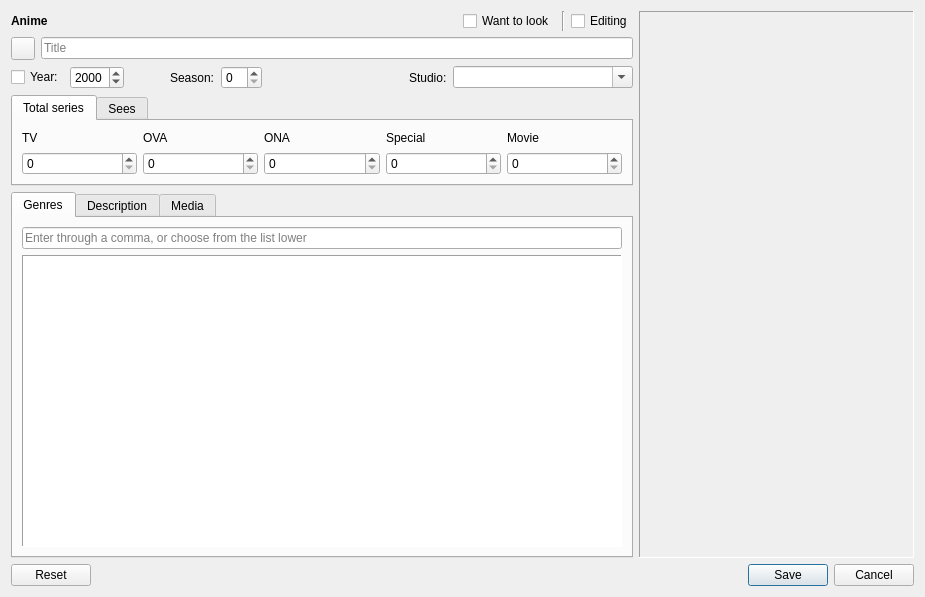
<?xml version="1.0" encoding="UTF-8"?>
<ui version="4.0">
 <class>DialogAddAnime</class>
 <widget class="QDialog" name="DialogAddAnime">
  <property name="geometry">
   <rect>
    <x>0</x>
    <y>0</y>
    <width>925</width>
    <height>597</height>
   </rect>
  </property>
  <property name="windowTitle">
   <string>Add anime</string>
  </property>
  <property name="windowIcon">
   <iconset resource="resource.qrc">
    <normaloff>:/images/DBA_Icon.png</normaloff>:/images/DBA_Icon.png</iconset>
  </property>
  <property name="locale">
   <locale language="English" country="UnitedKingdom"/>
  </property>
  <layout class="QVBoxLayout" name="verticalLayout">
   <item>
    <layout class="QHBoxLayout" name="HLay_0">
     <item>
      <layout class="QVBoxLayout" name="VLay_0">
       <property name="sizeConstraint">
        <enum>QLayout::SetDefaultConstraint</enum>
       </property>
       <item>
        <layout class="QHBoxLayout" name="HLay_1">
         <item>
          <widget class="QLabel" name="label">
           <property name="font">
            <font>
             <weight>75</weight>
             <bold>true</bold>
            </font>
           </property>
           <property name="text">
            <string>Anime</string>
           </property>
          </widget>
         </item>
         <item>
          <spacer name="HSpacer_0">
           <property name="orientation">
            <enum>Qt::Horizontal</enum>
           </property>
           <property name="sizeHint" stdset="0">
            <size>
             <width>40</width>
             <height>20</height>
            </size>
           </property>
          </spacer>
         </item>
         <item>
          <widget class="QCheckBox" name="CheckBox_LookLater">
           <property name="whatsThis">
            <string>If you want to look at this anime later - deliver a checkbox for display it in the special filter</string>
           </property>
           <property name="text">
            <string>Want to look</string>
           </property>
          </widget>
         </item>
         <item>
          <widget class="Line" name="line">
           <property name="orientation">
            <enum>Qt::Vertical</enum>
           </property>
          </widget>
         </item>
         <item>
          <widget class="QCheckBox" name="CheckBox_Editing">
           <property name="whatsThis">
            <string>If you didn't finish editing - deliver a checkbox for display it in the special filter</string>
           </property>
           <property name="text">
            <string>Editing</string>
           </property>
          </widget>
         </item>
        </layout>
       </item>
       <item>
        <layout class="QHBoxLayout" name="horizontalLayout">
         <item>
          <widget class="QToolButton" name="TBtn_Search">
           <property name="toolTip">
            <string>Search on shikimori.org</string>
           </property>
           <property name="icon">
            <iconset resource="resource.qrc">
             <normaloff>:/images/search.png</normaloff>:/images/search.png</iconset>
           </property>
          </widget>
         </item>
         <item>
          <widget class="QLineEdit" name="LineEdit_Title">
           <property name="maxLength">
            <number>128</number>
           </property>
           <property name="dragEnabled">
            <bool>true</bool>
           </property>
           <property name="placeholderText">
            <string>Title</string>
           </property>
          </widget>
         </item>
        </layout>
       </item>
       <item>
        <layout class="QVBoxLayout" name="VLay_OrigTitle">
         <property name="topMargin">
          <number>0</number>
         </property>
        </layout>
       </item>
       <item>
        <layout class="QHBoxLayout" name="HLay_DirectorAndSound">
         <property name="topMargin">
          <number>0</number>
         </property>
        </layout>
       </item>
       <item>
        <layout class="QHBoxLayout" name="horizontalLayout_2">
         <property name="topMargin">
          <number>0</number>
         </property>
         <item>
          <widget class="QCheckBox" name="CBox_Year">
           <property name="whatsThis">
            <string>If this checkbox isn't active - year won't be displayed</string>
           </property>
           <property name="text">
            <string>Year:</string>
           </property>
          </widget>
         </item>
         <item>
          <widget class="QSpinBox" name="SpinBox_Year">
           <property name="whatsThis">
            <string>You can use a mouse wheel for value change</string>
           </property>
           <property name="minimum">
            <number>1900</number>
           </property>
           <property name="maximum">
            <number>9999</number>
           </property>
           <property name="value">
            <number>2000</number>
           </property>
          </widget>
         </item>
         <item>
          <spacer name="HSpacer_1">
           <property name="orientation">
            <enum>Qt::Horizontal</enum>
           </property>
           <property name="sizeType">
            <enum>QSizePolicy::Minimum</enum>
           </property>
           <property name="sizeHint" stdset="0">
            <size>
             <width>40</width>
             <height>20</height>
            </size>
           </property>
          </spacer>
         </item>
         <item>
          <widget class="QLabel" name="Lbl_Season">
           <property name="text">
            <string>Season:</string>
           </property>
          </widget>
         </item>
         <item>
          <widget class="QSpinBox" name="SpinBox_Season">
           <property name="whatsThis">
            <string>You can use a mouse wheel for value change</string>
           </property>
          </widget>
         </item>
         <item>
          <spacer name="HSpacer_2">
           <property name="orientation">
            <enum>Qt::Horizontal</enum>
           </property>
           <property name="sizeHint" stdset="0">
            <size>
             <width>40</width>
             <height>20</height>
            </size>
           </property>
          </spacer>
         </item>
         <item>
          <widget class="QLabel" name="Lbl_Studio">
           <property name="text">
            <string>Studio:</string>
           </property>
          </widget>
         </item>
         <item>
          <widget class="QComboBox" name="ComboBox_Studio">
           <property name="maximumSize">
            <size>
             <width>180</width>
             <height>16777215</height>
            </size>
           </property>
           <property name="whatsThis">
            <string>You can use a mouse wheel for value change</string>
           </property>
           <property name="inputMethodHints">
            <set>Qt::ImhSensitiveData</set>
           </property>
           <property name="editable">
            <bool>true</bool>
           </property>
           <property name="currentText">
            <string notr="true"/>
           </property>
           <property name="currentIndex">
            <number>0</number>
           </property>
           <property name="maxVisibleItems">
            <number>15</number>
           </property>
           <property name="duplicatesEnabled">
            <bool>false</bool>
           </property>
           <property name="frame">
            <bool>true</bool>
           </property>
           <item>
            <property name="text">
             <string/>
            </property>
           </item>
           <item>
            <property name="text">
             <string notr="true">5pb</string>
            </property>
           </item>
           <item>
            <property name="text">
             <string notr="true">8bit</string>
            </property>
           </item>
           <item>
            <property name="text">
             <string notr="true">A.C.G.T.</string>
            </property>
           </item>
           <item>
            <property name="text">
             <string notr="true">A-1 Pictures</string>
            </property>
           </item>
           <item>
            <property name="text">
             <string notr="true">ACTAS</string>
            </property>
           </item>
           <item>
            <property name="text">
             <string notr="true">AIC A.S.T.A.</string>
            </property>
           </item>
           <item>
            <property name="text">
             <string notr="true">AIC PLUS</string>
            </property>
           </item>
           <item>
            <property name="text">
             <string notr="true">AIC Spirits</string>
            </property>
           </item>
           <item>
            <property name="text">
             <string notr="true">AIC</string>
            </property>
           </item>
           <item>
            <property name="text">
             <string notr="true">Animac</string>
            </property>
           </item>
           <item>
            <property name="text">
             <string notr="true">ANIMATE</string>
            </property>
           </item>
           <item>
            <property name="text">
             <string notr="true">Animax</string>
            </property>
           </item>
           <item>
            <property name="text">
             <string notr="true">Aniplex</string>
            </property>
           </item>
           <item>
            <property name="text">
             <string notr="true">Appp</string>
            </property>
           </item>
           <item>
            <property name="text">
             <string notr="true">ARMS</string>
            </property>
           </item>
           <item>
            <property name="text">
             <string notr="true">Artland</string>
            </property>
           </item>
           <item>
            <property name="text">
             <string notr="true">ARTMIC Studios</string>
            </property>
           </item>
           <item>
            <property name="text">
             <string notr="true">Asahi Production</string>
            </property>
           </item>
           <item>
            <property name="text">
             <string notr="true">Ashi Productions</string>
            </property>
           </item>
           <item>
            <property name="text">
             <string notr="true">Asia-Do</string>
            </property>
           </item>
           <item>
            <property name="text">
             <string notr="true">Asread</string>
            </property>
           </item>
           <item>
            <property name="text">
             <string notr="true">Aubeck</string>
            </property>
           </item>
           <item>
            <property name="text">
             <string notr="true">Bandai Visual</string>
            </property>
           </item>
           <item>
            <property name="text">
             <string notr="true">Bee Train</string>
            </property>
           </item>
           <item>
            <property name="text">
             <string notr="true">BeSTACK</string>
            </property>
           </item>
           <item>
            <property name="text">
             <string notr="true">Bones</string>
            </property>
           </item>
           <item>
            <property name="text">
             <string notr="true">Brains Base</string>
            </property>
           </item>
           <item>
            <property name="text">
             <string notr="true">BS-j</string>
            </property>
           </item>
           <item>
            <property name="text">
             <string notr="true">Chaos Project</string>
            </property>
           </item>
           <item>
            <property name="text">
             <string notr="true">Cherry Lips</string>
            </property>
           </item>
           <item>
            <property name="text">
             <string notr="true">Chinema Citrus</string>
            </property>
           </item>
           <item>
            <property name="text">
             <string notr="true">CLAMP</string>
            </property>
           </item>
           <item>
            <property name="text">
             <string notr="true">CoMix Wave</string>
            </property>
           </item>
           <item>
            <property name="text">
             <string notr="true">Dagakobo</string>
            </property>
           </item>
           <item>
            <property name="text">
             <string notr="true">Daume</string>
            </property>
           </item>
           <item>
            <property name="text">
             <string notr="true">David Production</string>
            </property>
           </item>
           <item>
            <property name="text">
             <string notr="true">Dax International</string>
            </property>
           </item>
           <item>
            <property name="text">
             <string notr="true">Digital Frontier</string>
            </property>
           </item>
           <item>
            <property name="text">
             <string notr="true">Digital Works</string>
            </property>
           </item>
           <item>
            <property name="text">
             <string notr="true">Diomedéa</string>
            </property>
           </item>
           <item>
            <property name="text">
             <string notr="true">DISCOVERY</string>
            </property>
           </item>
           <item>
            <property name="text">
             <string notr="true">Doumu</string>
            </property>
           </item>
           <item>
            <property name="text">
             <string notr="true">Easyfilm</string>
            </property>
           </item>
           <item>
            <property name="text">
             <string notr="true">Eiken</string>
            </property>
           </item>
           <item>
            <property name="text">
             <string notr="true">Feel</string>
            </property>
           </item>
           <item>
            <property name="text">
             <string notr="true">Five Ways</string>
            </property>
           </item>
           <item>
            <property name="text">
             <string notr="true">Foursome</string>
            </property>
           </item>
           <item>
            <property name="text">
             <string notr="true">G&amp;G Entertaiment</string>
            </property>
           </item>
           <item>
            <property name="text">
             <string notr="true">GAINAX</string>
            </property>
           </item>
           <item>
            <property name="text">
             <string notr="true">Gallop</string>
            </property>
           </item>
           <item>
            <property name="text">
             <string notr="true">GANSIS</string>
            </property>
           </item>
           <item>
            <property name="text">
             <string notr="true">Gathering</string>
            </property>
           </item>
           <item>
            <property name="text">
             <string notr="true">Genco</string>
            </property>
           </item>
           <item>
            <property name="text">
             <string notr="true">GoHands</string>
            </property>
           </item>
           <item>
            <property name="text">
             <string notr="true">Gonzino</string>
            </property>
           </item>
           <item>
            <property name="text">
             <string notr="true">GONZO Digimation</string>
            </property>
           </item>
           <item>
            <property name="text">
             <string notr="true">Green Bunny</string>
            </property>
           </item>
           <item>
            <property name="text">
             <string notr="true">Group TAC</string>
            </property>
           </item>
           <item>
            <property name="text">
             <string notr="true">Hal Film Market</string>
            </property>
           </item>
           <item>
            <property name="text">
             <string notr="true">Himajin</string>
            </property>
           </item>
           <item>
            <property name="text">
             <string notr="true">Hoods Entertaiment</string>
            </property>
           </item>
           <item>
            <property name="text">
             <string notr="true">Idea Factory</string>
            </property>
           </item>
           <item>
            <property name="text">
             <string notr="true">Imagin</string>
            </property>
           </item>
           <item>
            <property name="text">
             <string notr="true">J.C. Staff</string>
            </property>
           </item>
           <item>
            <property name="text">
             <string notr="true">Jinnis Animation Studios</string>
            </property>
           </item>
           <item>
            <property name="text">
             <string notr="true">JVC Kenwood Victor Ent. Co.</string>
            </property>
           </item>
           <item>
            <property name="text">
             <string notr="true">Kaname Production</string>
            </property>
           </item>
           <item>
            <property name="text">
             <string notr="true">Kitty Films</string>
            </property>
           </item>
           <item>
            <property name="text">
             <string notr="true">Kokusai Eigasha</string>
            </property>
           </item>
           <item>
            <property name="text">
             <string notr="true">KSS</string>
            </property>
           </item>
           <item>
            <property name="text">
             <string notr="true">Kyoto Animation</string>
            </property>
           </item>
           <item>
            <property name="text">
             <string notr="true">Lemon Heart</string>
            </property>
           </item>
           <item>
            <property name="text">
             <string notr="true">Lerche</string>
            </property>
           </item>
           <item>
            <property name="text">
             <string notr="true">Lilith</string>
            </property>
           </item>
           <item>
            <property name="text">
             <string notr="true">Madhouse Studios</string>
            </property>
           </item>
           <item>
            <property name="text">
             <string notr="true">Magic Bus</string>
            </property>
           </item>
           <item>
            <property name="text">
             <string notr="true">Manglobe</string>
            </property>
           </item>
           <item>
            <property name="text">
             <string notr="true">MC Åntertainment</string>
            </property>
           </item>
           <item>
            <property name="text">
             <string notr="true">Mega-Anime</string>
            </property>
           </item>
           <item>
            <property name="text">
             <string notr="true">Minamimachi Bugyosho</string>
            </property>
           </item>
           <item>
            <property name="text">
             <string notr="true">Mook Animation</string>
            </property>
           </item>
           <item>
            <property name="text">
             <string notr="true">Moonrock</string>
            </property>
           </item>
           <item>
            <property name="text">
             <string notr="true">MOVIC</string>
            </property>
           </item>
           <item>
            <property name="text">
             <string notr="true">Mushi Productions</string>
            </property>
           </item>
           <item>
            <property name="text">
             <string notr="true">Nippon Animation</string>
            </property>
           </item>
           <item>
            <property name="text">
             <string notr="true">Nomad</string>
            </property>
           </item>
           <item>
            <property name="text">
             <string notr="true">OB Planning</string>
            </property>
           </item>
           <item>
            <property name="text">
             <string notr="true">Office AO</string>
            </property>
           </item>
           <item>
            <property name="text">
             <string notr="true">OLM</string>
            </property>
           </item>
           <item>
            <property name="text">
             <string notr="true">P Production</string>
            </property>
           </item>
           <item>
            <property name="text">
             <string notr="true">P.A. Works</string>
            </property>
           </item>
           <item>
            <property name="text">
             <string notr="true">Palm Studio</string>
            </property>
           </item>
           <item>
            <property name="text">
             <string notr="true">Pastel</string>
            </property>
           </item>
           <item>
            <property name="text">
             <string notr="true">Phoenix Entertainment</string>
            </property>
           </item>
           <item>
            <property name="text">
             <string notr="true">Picture Magic</string>
            </property>
           </item>
           <item>
            <property name="text">
             <string notr="true">Pink Pineapple</string>
            </property>
           </item>
           <item>
            <property name="text">
             <string notr="true">Pixy</string>
            </property>
           </item>
           <item>
            <property name="text">
             <string notr="true">Planet</string>
            </property>
           </item>
           <item>
            <property name="text">
             <string notr="true">Pony Canyon</string>
            </property>
           </item>
           <item>
            <property name="text">
             <string notr="true">Production I.G</string>
            </property>
           </item>
           <item>
            <property name="text">
             <string notr="true">Radix</string>
            </property>
           </item>
           <item>
            <property name="text">
             <string notr="true">Reanimedia</string>
            </property>
           </item>
           <item>
            <property name="text">
             <string notr="true">Red Entertainment</string>
            </property>
           </item>
           <item>
            <property name="text">
             <string notr="true">Rikuentai</string>
            </property>
           </item>
           <item>
            <property name="text">
             <string notr="true">Robot</string>
            </property>
           </item>
           <item>
            <property name="text">
             <string notr="true">Satelight</string>
            </property>
           </item>
           <item>
            <property name="text">
             <string notr="true">Seven Arcs</string>
            </property>
           </item>
           <item>
            <property name="text">
             <string notr="true">SHAFT</string>
            </property>
           </item>
           <item>
            <property name="text">
             <string notr="true">Shinei Animation</string>
            </property>
           </item>
           <item>
            <property name="text">
             <string notr="true">Shogakukan Music &amp; Digital Entertainment</string>
            </property>
           </item>
           <item>
            <property name="text">
             <string notr="true">Silver Link</string>
            </property>
           </item>
           <item>
            <property name="text">
             <string notr="true">Soft Garage</string>
            </property>
           </item>
           <item>
            <property name="text">
             <string notr="true">Soft on Demand</string>
            </property>
           </item>
           <item>
            <property name="text">
             <string notr="true">Starchild Records</string>
            </property>
           </item>
           <item>
            <property name="text">
             <string notr="true">Studio 4°C</string>
            </property>
           </item>
           <item>
            <property name="text">
             <string notr="true">Studio A.P.P.P.</string>
            </property>
           </item>
           <item>
            <property name="text">
             <string notr="true">Studio Comet</string>
            </property>
           </item>
           <item>
            <property name="text">
             <string notr="true">Studio DEEN</string>
            </property>
           </item>
           <item>
            <property name="text">
             <string notr="true">Studio Fantasia</string>
            </property>
           </item>
           <item>
            <property name="text">
             <string notr="true">Studio Flag</string>
            </property>
           </item>
           <item>
            <property name="text">
             <string notr="true">Studio Gallop</string>
            </property>
           </item>
           <item>
            <property name="text">
             <string notr="true">Studio Ghibli</string>
            </property>
           </item>
           <item>
            <property name="text">
             <string notr="true">Studio Gokumi</string>
            </property>
           </item>
           <item>
            <property name="text">
             <string notr="true">Studio Guts</string>
            </property>
           </item>
           <item>
            <property name="text">
             <string notr="true">Studio Hibari</string>
            </property>
           </item>
           <item>
            <property name="text">
             <string notr="true">Studio Junio</string>
            </property>
           </item>
           <item>
            <property name="text">
             <string notr="true">Studio Khara</string>
            </property>
           </item>
           <item>
            <property name="text">
             <string notr="true">Studio Live</string>
            </property>
           </item>
           <item>
            <property name="text">
             <string notr="true">Studio Pierrot</string>
            </property>
           </item>
           <item>
            <property name="text">
             <string notr="true">Sunrise</string>
            </property>
           </item>
           <item>
            <property name="text">
             <string notr="true">Suzuki Mirano</string>
            </property>
           </item>
           <item>
            <property name="text">
             <string notr="true">Synergy Japan</string>
            </property>
           </item>
           <item>
            <property name="text">
             <string notr="true">Tatsunoko Production</string>
            </property>
           </item>
           <item>
            <property name="text">
             <string notr="true">Tele-Cartoon Japan</string>
            </property>
           </item>
           <item>
            <property name="text">
             <string notr="true">Telecom Animation Film</string>
            </property>
           </item>
           <item>
            <property name="text">
             <string notr="true">Tezuka Productions</string>
            </property>
           </item>
           <item>
            <property name="text">
             <string notr="true">The Answer Studio</string>
            </property>
           </item>
           <item>
            <property name="text">
             <string notr="true">TMS Entertainment</string>
            </property>
           </item>
           <item>
            <property name="text">
             <string notr="true">TNK</string>
            </property>
           </item>
           <item>
            <property name="text">
             <string notr="true">ÒÎ «AniMedia»</string>
            </property>
           </item>
           <item>
            <property name="text">
             <string notr="true">Toei Animation</string>
            </property>
           </item>
           <item>
            <property name="text">
             <string notr="true">Toho</string>
            </property>
           </item>
           <item>
            <property name="text">
             <string notr="true">Tokyo Kids</string>
            </property>
           </item>
           <item>
            <property name="text">
             <string notr="true">Transarts</string>
            </property>
           </item>
           <item>
            <property name="text">
             <string notr="true">Triangle Staff</string>
            </property>
           </item>
           <item>
            <property name="text">
             <string notr="true">Trinet Entertainment</string>
            </property>
           </item>
           <item>
            <property name="text">
             <string notr="true">TV Tokyo</string>
            </property>
           </item>
           <item>
            <property name="text">
             <string notr="true">Type-Moon</string>
            </property>
           </item>
           <item>
            <property name="text">
             <string notr="true">Ufotable</string>
            </property>
           </item>
           <item>
            <property name="text">
             <string notr="true">Viewworks</string>
            </property>
           </item>
           <item>
            <property name="text">
             <string notr="true">Wao World</string>
            </property>
           </item>
           <item>
            <property name="text">
             <string notr="true">White Fox</string>
            </property>
           </item>
           <item>
            <property name="text">
             <string notr="true">Wonder Farm</string>
            </property>
           </item>
           <item>
            <property name="text">
             <string notr="true">Wowow</string>
            </property>
           </item>
           <item>
            <property name="text">
             <string notr="true">Xebec</string>
            </property>
           </item>
           <item>
            <property name="text">
             <string notr="true">XEBEC-M2</string>
            </property>
           </item>
           <item>
            <property name="text">
             <string notr="true">XL Media</string>
            </property>
           </item>
           <item>
            <property name="text">
             <string notr="true">Yumeta Company</string>
            </property>
           </item>
           <item>
            <property name="text">
             <string notr="true">Zexcs Inc</string>
            </property>
           </item>
           <item>
            <property name="text">
             <string notr="true">Zuiyo Eizo</string>
            </property>
           </item>
          </widget>
         </item>
        </layout>
       </item>
       <item>
        <widget class="QTabWidget" name="TabWidget_Series">
         <property name="sizePolicy">
          <sizepolicy hsizetype="Expanding" vsizetype="Preferred">
           <horstretch>0</horstretch>
           <verstretch>0</verstretch>
          </sizepolicy>
         </property>
         <property name="maximumSize">
          <size>
           <width>16777215</width>
           <height>120</height>
          </size>
         </property>
         <property name="whatsThis">
          <string>You can use a mouse wheel for switching on tabs</string>
         </property>
         <property name="currentIndex">
          <number>0</number>
         </property>
         <widget class="QWidget" name="tab_allSeries">
          <attribute name="title">
           <string>Total series</string>
          </attribute>
          <layout class="QGridLayout" name="gridLayout">
           <item row="0" column="0">
            <widget class="QLabel" name="Lbl_TV1">
             <property name="maximumSize">
              <size>
               <width>16777215</width>
               <height>40</height>
              </size>
             </property>
             <property name="text">
              <string>TV</string>
             </property>
             <property name="buddy">
              <cstring>SpinBox_aTV</cstring>
             </property>
            </widget>
           </item>
           <item row="0" column="1">
            <widget class="QLabel" name="Lbl_OVA1">
             <property name="maximumSize">
              <size>
               <width>16777215</width>
               <height>40</height>
              </size>
             </property>
             <property name="text">
              <string>OVA</string>
             </property>
             <property name="buddy">
              <cstring>SpinBox_aOVA</cstring>
             </property>
            </widget>
           </item>
           <item row="0" column="2">
            <widget class="QLabel" name="Lbl_ONA1">
             <property name="maximumSize">
              <size>
               <width>16777215</width>
               <height>40</height>
              </size>
             </property>
             <property name="text">
              <string>ONA</string>
             </property>
             <property name="buddy">
              <cstring>SpinBox_aONA</cstring>
             </property>
            </widget>
           </item>
           <item row="0" column="3">
            <widget class="QLabel" name="Lbl_Spec1">
             <property name="maximumSize">
              <size>
               <width>16777215</width>
               <height>40</height>
              </size>
             </property>
             <property name="text">
              <string>Special</string>
             </property>
             <property name="buddy">
              <cstring>SpinBox_aSpec</cstring>
             </property>
            </widget>
           </item>
           <item row="0" column="4">
            <widget class="QLabel" name="Lbl_Film1">
             <property name="maximumSize">
              <size>
               <width>16777215</width>
               <height>40</height>
              </size>
             </property>
             <property name="text">
              <string>Movie</string>
             </property>
             <property name="buddy">
              <cstring>SpinBox_aMovie</cstring>
             </property>
            </widget>
           </item>
           <item row="1" column="0">
            <widget class="QSpinBox" name="SpinBox_aTV">
             <property name="whatsThis">
              <string>You can use a mouse wheel for value change</string>
             </property>
             <property name="maximum">
              <number>9999</number>
             </property>
            </widget>
           </item>
           <item row="1" column="3">
            <widget class="QSpinBox" name="SpinBox_aSpec">
             <property name="whatsThis">
              <string>You can use a mouse wheel for value change</string>
             </property>
             <property name="maximum">
              <number>9999</number>
             </property>
            </widget>
           </item>
           <item row="1" column="1">
            <widget class="QSpinBox" name="SpinBox_aOVA">
             <property name="whatsThis">
              <string>You can use a mouse wheel for value change</string>
             </property>
             <property name="maximum">
              <number>9999</number>
             </property>
            </widget>
           </item>
           <item row="1" column="2">
            <widget class="QSpinBox" name="SpinBox_aONA">
             <property name="whatsThis">
              <string>You can use a mouse wheel for value change</string>
             </property>
             <property name="maximum">
              <number>9999</number>
             </property>
            </widget>
           </item>
           <item row="1" column="4">
            <widget class="QSpinBox" name="SpinBox_aMovie">
             <property name="whatsThis">
              <string>You can use a mouse wheel for value change</string>
             </property>
             <property name="maximum">
              <number>9999</number>
             </property>
            </widget>
           </item>
          </layout>
         </widget>
         <widget class="QWidget" name="tab_lookSeries">
          <attribute name="title">
           <string>Sees</string>
          </attribute>
          <layout class="QGridLayout" name="gridLayout_2">
           <item row="0" column="4">
            <widget class="QLabel" name="Lbl_Film2">
             <property name="text">
              <string>Movie</string>
             </property>
             <property name="buddy">
              <cstring>SpinBox_vMovie</cstring>
             </property>
            </widget>
           </item>
           <item row="0" column="0">
            <widget class="QLabel" name="Lbl_TV2">
             <property name="text">
              <string>TV</string>
             </property>
             <property name="buddy">
              <cstring>SpinBox_vTV</cstring>
             </property>
            </widget>
           </item>
           <item row="0" column="1">
            <widget class="QLabel" name="Lbl_OVA2">
             <property name="text">
              <string>OVA</string>
             </property>
             <property name="buddy">
              <cstring>SpinBox_vOVA</cstring>
             </property>
            </widget>
           </item>
           <item row="0" column="2">
            <widget class="QLabel" name="Lbl_ONA2">
             <property name="text">
              <string>ONA</string>
             </property>
             <property name="buddy">
              <cstring>SpinBox_vONA</cstring>
             </property>
            </widget>
           </item>
           <item row="0" column="3">
            <widget class="QLabel" name="Lbl_Spec2">
             <property name="text">
              <string>Special</string>
             </property>
             <property name="buddy">
              <cstring>SpinBox_vSpec</cstring>
             </property>
            </widget>
           </item>
           <item row="1" column="0">
            <widget class="QSpinBox" name="SpinBox_vTV">
             <property name="whatsThis">
              <string>You can use a mouse wheel for value change</string>
             </property>
             <property name="maximum">
              <number>0</number>
             </property>
            </widget>
           </item>
           <item row="1" column="1">
            <widget class="QSpinBox" name="SpinBox_vOVA">
             <property name="whatsThis">
              <string>You can use a mouse wheel for value change</string>
             </property>
             <property name="maximum">
              <number>0</number>
             </property>
            </widget>
           </item>
           <item row="1" column="2">
            <widget class="QSpinBox" name="SpinBox_vONA">
             <property name="whatsThis">
              <string>You can use a mouse wheel for value change</string>
             </property>
             <property name="maximum">
              <number>0</number>
             </property>
            </widget>
           </item>
           <item row="1" column="3">
            <widget class="QSpinBox" name="SpinBox_vSpec">
             <property name="whatsThis">
              <string>You can use a mouse wheel for value change</string>
             </property>
             <property name="maximum">
              <number>0</number>
             </property>
            </widget>
           </item>
           <item row="1" column="4">
            <widget class="QSpinBox" name="SpinBox_vMovie">
             <property name="whatsThis">
              <string>You can use a mouse wheel for value change</string>
             </property>
             <property name="maximum">
              <number>0</number>
             </property>
            </widget>
           </item>
          </layout>
         </widget>
        </widget>
       </item>
       <item>
        <widget class="QTabWidget" name="TabWidget_Info">
         <property name="whatsThis">
          <string>You can use a mouse wheel for switching on tabs</string>
         </property>
         <property name="currentIndex">
          <number>0</number>
         </property>
         <widget class="QWidget" name="tab">
          <attribute name="title">
           <string>Genres</string>
          </attribute>
          <layout class="QVBoxLayout" name="verticalLayout_2">
           <item>
            <widget class="QLineEdit" name="LineEdit_Tags">
             <property name="text">
              <string/>
             </property>
             <property name="maxLength">
              <number>256</number>
             </property>
             <property name="dragEnabled">
              <bool>true</bool>
             </property>
             <property name="placeholderText">
              <string>Enter through a comma, or choose from the list lower</string>
             </property>
             <property name="clearButtonEnabled">
              <bool>true</bool>
             </property>
            </widget>
           </item>
           <item>
            <widget class="QListView" name="ListView_Tags">
             <property name="frameShape">
              <enum>QFrame::Panel</enum>
             </property>
             <property name="editTriggers">
              <set>QAbstractItemView::NoEditTriggers</set>
             </property>
             <property name="selectionMode">
              <enum>QAbstractItemView::MultiSelection</enum>
             </property>
             <property name="isWrapping" stdset="0">
              <bool>true</bool>
             </property>
             <property name="resizeMode">
              <enum>QListView::Adjust</enum>
             </property>
            </widget>
           </item>
          </layout>
         </widget>
         <widget class="QWidget" name="tab_2">
          <attribute name="title">
           <string>Description</string>
          </attribute>
          <layout class="QVBoxLayout" name="verticalLayout_3">
           <item>
            <widget class="QPlainTextEdit" name="PlainTextEdit_Description">
             <property name="placeholderText">
              <string>Description</string>
             </property>
            </widget>
           </item>
          </layout>
         </widget>
         <widget class="QWidget" name="tab_3">
          <attribute name="title">
           <string>Media</string>
          </attribute>
          <layout class="QVBoxLayout" name="verticalLayout_4">
           <item>
            <layout class="QHBoxLayout" name="HLayout_Dir">
             <item>
              <widget class="QLineEdit" name="LineEdit_Dir">
               <property name="maxLength">
                <number>256</number>
               </property>
               <property name="dragEnabled">
                <bool>true</bool>
               </property>
               <property name="placeholderText">
                <string>Directory</string>
               </property>
               <property name="clearButtonEnabled">
                <bool>true</bool>
               </property>
              </widget>
             </item>
             <item>
              <widget class="QToolButton" name="toolButton">
               <property name="toolTip">
                <string/>
               </property>
               <property name="text">
                <string>*</string>
               </property>
               <property name="icon">
                <iconset resource="resource.qrc">
                 <normaloff>:/images/folder.png</normaloff>:/images/folder.png</iconset>
               </property>
              </widget>
             </item>
            </layout>
           </item>
           <item>
            <widget class="QLineEdit" name="LineEdit_URL">
             <property name="maxLength">
              <number>256</number>
             </property>
             <property name="dragEnabled">
              <bool>true</bool>
             </property>
             <property name="placeholderText">
              <string>URL</string>
             </property>
             <property name="clearButtonEnabled">
              <bool>true</bool>
             </property>
            </widget>
           </item>
           <item>
            <spacer name="VSpacer_0">
             <property name="orientation">
              <enum>Qt::Vertical</enum>
             </property>
             <property name="sizeHint" stdset="0">
              <size>
               <width>20</width>
               <height>40</height>
              </size>
             </property>
            </spacer>
           </item>
          </layout>
         </widget>
        </widget>
       </item>
      </layout>
     </item>
     <item>
      <widget class="ImageCover" name="Lbl_ImageCover">
       <property name="sizePolicy">
        <sizepolicy hsizetype="Fixed" vsizetype="Fixed">
         <horstretch>3</horstretch>
         <verstretch>1</verstretch>
        </sizepolicy>
       </property>
       <property name="minimumSize">
        <size>
         <width>180</width>
         <height>540</height>
        </size>
       </property>
       <property name="maximumSize">
        <size>
         <width>275</width>
         <height>825</height>
        </size>
       </property>
       <property name="baseSize">
        <size>
         <width>0</width>
         <height>0</height>
        </size>
       </property>
       <property name="toolTip">
        <string>Drop image here, or a double click for a file choice</string>
       </property>
       <property name="autoFillBackground">
        <bool>false</bool>
       </property>
       <property name="frameShape">
        <enum>QFrame::Panel</enum>
       </property>
       <property name="frameShadow">
        <enum>QFrame::Sunken</enum>
       </property>
       <property name="text">
        <string/>
       </property>
       <property name="pixmap">
        <pixmap resource="resource.qrc">:/images/DropHere.png</pixmap>
       </property>
       <property name="scaledContents">
        <bool>true</bool>
       </property>
       <property name="textInteractionFlags">
        <set>Qt::NoTextInteraction</set>
       </property>
      </widget>
     </item>
    </layout>
   </item>
   <item>
    <widget class="QDialogButtonBox" name="BtnBox">
     <property name="standardButtons">
      <set>QDialogButtonBox::Cancel|QDialogButtonBox::Reset|QDialogButtonBox::Save</set>
     </property>
    </widget>
   </item>
  </layout>
 </widget>
 <customwidgets>
  <customwidget>
   <class>ImageCover</class>
   <extends>QLabel</extends>
   <header location="global">widgets/imagecover.h</header>
  </customwidget>
 </customwidgets>
 <tabstops>
  <tabstop>CheckBox_LookLater</tabstop>
  <tabstop>CheckBox_Editing</tabstop>
  <tabstop>CBox_Year</tabstop>
  <tabstop>SpinBox_Year</tabstop>
  <tabstop>SpinBox_Season</tabstop>
  <tabstop>ComboBox_Studio</tabstop>
  <tabstop>TabWidget_Series</tabstop>
  <tabstop>SpinBox_aTV</tabstop>
  <tabstop>SpinBox_aOVA</tabstop>
  <tabstop>SpinBox_aONA</tabstop>
  <tabstop>SpinBox_aSpec</tabstop>
  <tabstop>SpinBox_aMovie</tabstop>
  <tabstop>SpinBox_vTV</tabstop>
  <tabstop>SpinBox_vOVA</tabstop>
  <tabstop>SpinBox_vONA</tabstop>
  <tabstop>SpinBox_vSpec</tabstop>
  <tabstop>SpinBox_vMovie</tabstop>
  <tabstop>TabWidget_Info</tabstop>
  <tabstop>LineEdit_Tags</tabstop>
  <tabstop>ListView_Tags</tabstop>
  <tabstop>PlainTextEdit_Description</tabstop>
  <tabstop>LineEdit_Dir</tabstop>
  <tabstop>toolButton</tabstop>
  <tabstop>LineEdit_URL</tabstop>
 </tabstops>
 <resources>
  <include location="resource.qrc"/>
 </resources>
 <connections>
  <connection>
   <sender>LineEdit_Title</sender>
   <signal>returnPressed()</signal>
   <receiver>TBtn_Search</receiver>
   <slot>click()</slot>
   <hints>
    <hint type="sourcelabel">
     <x>340</x>
     <y>62</y>
    </hint>
    <hint type="destinationlabel">
     <x>27</x>
     <y>61</y>
    </hint>
   </hints>
  </connection>
 </connections>
</ui>
